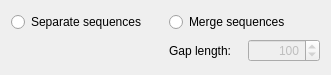
<ui version="4.0" >
 <class>MultipartDocFormatConfiguratorWidget</class>
 <widget class="QWidget" name="MultipartDocFormatConfiguratorWidget" >
  <property name="geometry" >
   <rect>
    <x>0</x>
    <y>0</y>
    <width>331</width>
    <height>75</height>
   </rect>
  </property>
  <property name="sizePolicy" >
   <sizepolicy vsizetype="MinimumExpanding" hsizetype="MinimumExpanding" >
    <horstretch>0</horstretch>
    <verstretch>0</verstretch>
   </sizepolicy>
  </property>
  <property name="windowTitle" >
   <string>Create annotation</string>
  </property>
  <layout class="QGridLayout" name="gridLayout" >
   <item row="0" column="0" >
    <widget class="QRadioButton" name="separateRB" >
     <property name="text" >
      <string>Separate sequences</string>
     </property>
    </widget>
   </item>
   <item row="0" column="1" >
    <widget class="QRadioButton" name="mergeRB" >
     <property name="text" >
      <string>Merge sequences</string>
     </property>
    </widget>
   </item>
   <item row="1" column="1" >
    <layout class="QHBoxLayout" name="horizontalLayout" >
     <item>
      <widget class="QLabel" name="gapLabel" >
       <property name="text" >
        <string>Gap length:</string>
       </property>
      </widget>
     </item>
     <item>
      <widget class="QSpinBox" name="gapSpin" >
       <property name="enabled" >
        <bool>false</bool>
       </property>
       <property name="alignment" >
        <set>Qt::AlignRight|Qt::AlignTrailing|Qt::AlignVCenter</set>
       </property>
       <property name="suffix" >
        <string/>
       </property>
       <property name="maximum" >
        <number>10000</number>
       </property>
       <property name="value" >
        <number>100</number>
       </property>
      </widget>
     </item>
    </layout>
   </item>
  </layout>
 </widget>
 <resources/>
 <connections>
  <connection>
   <sender>mergeRB</sender>
   <signal>toggled(bool)</signal>
   <receiver>gapSpin</receiver>
   <slot>setEnabled(bool)</slot>
   <hints>
    <hint type="sourcelabel" >
     <x>245</x>
     <y>17</y>
    </hint>
    <hint type="destinationlabel" >
     <x>284</x>
     <y>48</y>
    </hint>
   </hints>
  </connection>
 </connections>
</ui>
